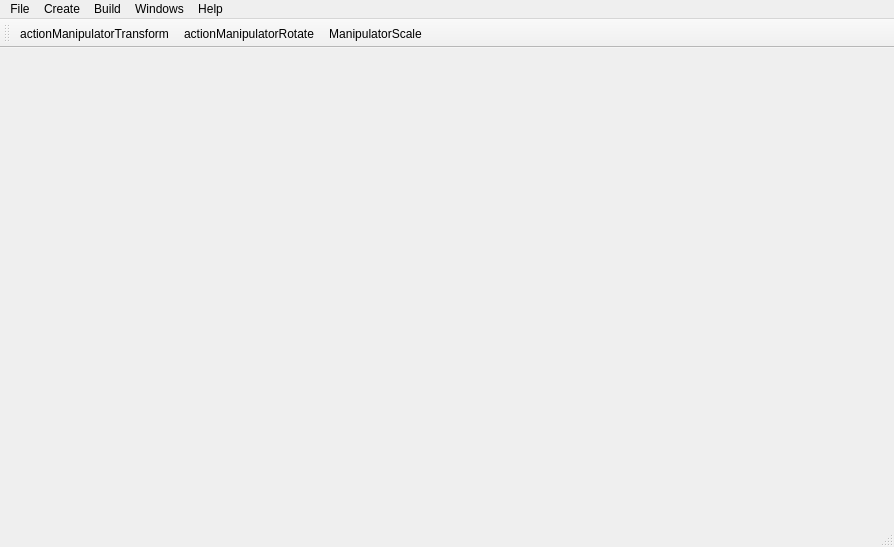
<?xml version="1.0" encoding="UTF-8"?>
<ui version="4.0">
 <class>MainWindow</class>
 <widget class="QMainWindow" name="MainWindow">
  <property name="geometry">
   <rect>
    <x>0</x>
    <y>0</y>
    <width>894</width>
    <height>547</height>
   </rect>
  </property>
  <property name="sizePolicy">
   <sizepolicy hsizetype="Preferred" vsizetype="Preferred">
    <horstretch>0</horstretch>
    <verstretch>0</verstretch>
   </sizepolicy>
  </property>
  <property name="windowTitle">
   <string>Render Master</string>
  </property>
  <property name="statusTip">
   <string/>
  </property>
  <widget class="QWidget" name="centralWidget">
   <layout class="QHBoxLayout" name="horizontalLayout"/>
  </widget>
  <widget class="QStatusBar" name="statusBar"/>
  <widget class="QMenuBar" name="menuBar">
   <property name="geometry">
    <rect>
     <x>0</x>
     <y>0</y>
     <width>894</width>
     <height>21</height>
    </rect>
   </property>
   <widget class="QMenu" name="menuNew_scene">
    <property name="title">
     <string>File</string>
    </property>
    <addaction name="actionNew_scene"/>
    <addaction name="actionOpen_scene"/>
    <addaction name="separator"/>
    <addaction name="actionSave_scene"/>
    <addaction name="actionSave_Scene_As"/>
    <addaction name="separator"/>
    <addaction name="actionExit"/>
   </widget>
   <widget class="QMenu" name="menuCreate">
    <property name="title">
     <string>Create</string>
    </property>
    <addaction name="actionMesh"/>
    <addaction name="actionLight"/>
   </widget>
   <widget class="QMenu" name="menuWindows">
    <property name="title">
     <string>Windows</string>
    </property>
    <widget class="QMenu" name="menuLayouts">
     <property name="title">
      <string>Layouts</string>
     </property>
     <addaction name="actionScene_edit"/>
     <addaction name="actionProfessional"/>
     <addaction name="actionShowreel"/>
    </widget>
    <addaction name="actionGame_Viewport"/>
    <addaction name="actionScene_Viewport"/>
    <addaction name="actionScene"/>
    <addaction name="actionProperties"/>
    <addaction name="actionConsole"/>
    <addaction name="actionAssets"/>
    <addaction name="separator"/>
    <addaction name="menuLayouts"/>
   </widget>
   <widget class="QMenu" name="menuHelp">
    <property name="title">
     <string>Help</string>
    </property>
    <addaction name="actionHelp"/>
    <addaction name="separator"/>
    <addaction name="actionAbout_Render_Master"/>
   </widget>
   <widget class="QMenu" name="menuBuild">
    <property name="title">
     <string>Build</string>
    </property>
    <addaction name="actionBuild_Standalone"/>
    <addaction name="actionRun_Standalone"/>
    <addaction name="actionBuild_And_Run_Standalone"/>
   </widget>
   <addaction name="menuNew_scene"/>
   <addaction name="menuCreate"/>
   <addaction name="menuBuild"/>
   <addaction name="menuWindows"/>
   <addaction name="menuHelp"/>
  </widget>
  <widget class="QToolBar" name="toolBar">
   <property name="sizePolicy">
    <sizepolicy hsizetype="Preferred" vsizetype="Fixed">
     <horstretch>0</horstretch>
     <verstretch>0</verstretch>
    </sizepolicy>
   </property>
   <property name="windowTitle">
    <string>toolBar</string>
   </property>
   <property name="iconSize">
    <size>
     <width>22</width>
     <height>22</height>
    </size>
   </property>
   <attribute name="toolBarArea">
    <enum>TopToolBarArea</enum>
   </attribute>
   <attribute name="toolBarBreak">
    <bool>false</bool>
   </attribute>
   <addaction name="actionactionManipulatorTransform"/>
   <addaction name="actionactionManipulatorRotate"/>
   <addaction name="actionManipulatorScale"/>
  </widget>
  <action name="actionNew_scene">
   <property name="text">
    <string>New Scene...</string>
   </property>
   <property name="shortcut">
    <string>Ctrl+N</string>
   </property>
  </action>
  <action name="actionOpen_scene">
   <property name="text">
    <string>Open Scene...</string>
   </property>
   <property name="shortcut">
    <string>Ctrl+O</string>
   </property>
  </action>
  <action name="actionSave_scene">
   <property name="text">
    <string>Save Scene</string>
   </property>
   <property name="shortcut">
    <string>Ctrl+S</string>
   </property>
  </action>
  <action name="actionSave_Scene_As">
   <property name="text">
    <string>Save Scene As...</string>
   </property>
  </action>
  <action name="actionMesh">
   <property name="text">
    <string>Mesh</string>
   </property>
  </action>
  <action name="actionLight">
   <property name="text">
    <string>Directional Light</string>
   </property>
  </action>
  <action name="actionGame_Viewport">
   <property name="text">
    <string>Game Viewport</string>
   </property>
  </action>
  <action name="actionScene_Viewport">
   <property name="text">
    <string>Scene Viewport</string>
   </property>
  </action>
  <action name="actionScene">
   <property name="text">
    <string>Scene</string>
   </property>
  </action>
  <action name="actionProperties">
   <property name="text">
    <string>Properties</string>
   </property>
  </action>
  <action name="actionConsole">
   <property name="text">
    <string>Console</string>
   </property>
  </action>
  <action name="actionAssets">
   <property name="text">
    <string>Project</string>
   </property>
  </action>
  <action name="actionExit">
   <property name="text">
    <string>Exit</string>
   </property>
  </action>
  <action name="actionHelp">
   <property name="text">
    <string>View Help</string>
   </property>
   <property name="shortcut">
    <string>F1</string>
   </property>
  </action>
  <action name="actionAbout_Render_Master">
   <property name="text">
    <string>About Render Master</string>
   </property>
  </action>
  <action name="actionBuild_Standalone">
   <property name="text">
    <string>Build</string>
   </property>
   <property name="shortcut">
    <string>Ctrl+B</string>
   </property>
  </action>
  <action name="actionProject_Settings">
   <property name="text">
    <string>Project Settings</string>
   </property>
  </action>
  <action name="actionBuild_And_Run_Standalone">
   <property name="text">
    <string>Build And Run</string>
   </property>
   <property name="shortcut">
    <string>Ctrl+Shift+B</string>
   </property>
  </action>
  <action name="actionRun_Standalone">
   <property name="text">
    <string>Run </string>
   </property>
   <property name="shortcut">
    <string>Shift+B</string>
   </property>
  </action>
  <action name="actionScene_edit">
   <property name="text">
    <string>Game Designer</string>
   </property>
  </action>
  <action name="actionProfessional">
   <property name="text">
    <string>Programmer</string>
   </property>
  </action>
  <action name="actionShowreel">
   <property name="text">
    <string>Showreel</string>
   </property>
  </action>
  <action name="actionManipulatorScale">
   <property name="checkable">
    <bool>true</bool>
   </property>
   <property name="icon">
    <iconset resource="myresources.qrc">
     <normaloff>:/icons/manipulator_scale.png</normaloff>:/icons/manipulator_scale.png</iconset>
   </property>
   <property name="text">
    <string>ManipulatorScale</string>
   </property>
  </action>
  <action name="actionactionManipulatorTransform">
   <property name="checkable">
    <bool>true</bool>
   </property>
   <property name="icon">
    <iconset resource="myresources.qrc">
     <normaloff>:/icons/manipulator_transform.png</normaloff>:/icons/manipulator_transform.png</iconset>
   </property>
   <property name="text">
    <string>actionManipulatorTransform</string>
   </property>
  </action>
  <action name="actionactionManipulatorRotate">
   <property name="checkable">
    <bool>true</bool>
   </property>
   <property name="icon">
    <iconset resource="myresources.qrc">
     <normaloff>:/icons/manipulator_rotate.png</normaloff>:/icons/manipulator_rotate.png</iconset>
   </property>
   <property name="text">
    <string>actionManipulatorRotate</string>
   </property>
  </action>
 </widget>
 <layoutdefault spacing="6" margin="11"/>
 <resources>
  <include location="myresources.qrc"/>
 </resources>
 <connections/>
</ui>
